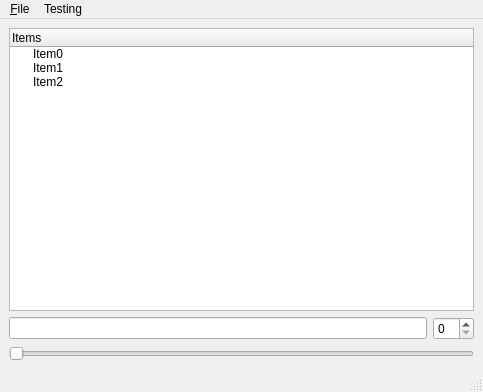
<?xml version="1.0" encoding="UTF-8"?>
<ui version="4.0">
 <class>TestingDemo</class>
 <widget class="QMainWindow" name="TestingDemo">
  <property name="geometry">
   <rect>
    <x>0</x>
    <y>0</y>
    <width>483</width>
    <height>392</height>
   </rect>
  </property>
  <property name="windowTitle">
   <string>MainWindow</string>
  </property>
  <widget class="QWidget" name="centralwidget">
   <layout class="QGridLayout" name="gridLayout">
    <item row="0" column="0" colspan="2">
     <widget class="QTreeWidget" name="treeWidget">
      <column>
       <property name="text">
        <string>Items</string>
       </property>
      </column>
      <item>
       <property name="text">
        <string>Item0</string>
       </property>
      </item>
      <item>
       <property name="text">
        <string>Item1</string>
       </property>
      </item>
      <item>
       <property name="text">
        <string>Item2</string>
       </property>
      </item>
     </widget>
    </item>
    <item row="1" column="0">
     <widget class="QLineEdit" name="lineEdit"/>
    </item>
    <item row="1" column="1">
     <widget class="QSpinBox" name="spinBox"/>
    </item>
    <item row="2" column="0" colspan="2">
     <widget class="QSlider" name="horizontalSlider">
      <property name="orientation">
       <enum>Qt::Horizontal</enum>
      </property>
     </widget>
    </item>
   </layout>
  </widget>
  <widget class="QMenuBar" name="menubar">
   <property name="geometry">
    <rect>
     <x>0</x>
     <y>0</y>
     <width>483</width>
     <height>22</height>
    </rect>
   </property>
   <widget class="QMenu" name="menu_File">
    <property name="title">
     <string>&amp;File</string>
    </property>
    <addaction name="actionOpen_Dialog"/>
    <addaction name="actionE_xit"/>
   </widget>
   <widget class="QMenu" name="menuTesting">
    <property name="title">
     <string>Testing</string>
    </property>
    <addaction name="actionRecord"/>
    <addaction name="actionPlay"/>
   </widget>
   <addaction name="menu_File"/>
   <addaction name="menuTesting"/>
  </widget>
  <widget class="QStatusBar" name="statusbar"/>
  <action name="actionOpen_Dialog">
   <property name="text">
    <string>Popup Dialog</string>
   </property>
  </action>
  <action name="actionE_xit">
   <property name="text">
    <string>E&amp;xit</string>
   </property>
  </action>
  <action name="actionRecord">
   <property name="text">
    <string>Record</string>
   </property>
  </action>
  <action name="actionPlay">
   <property name="text">
    <string>Play</string>
   </property>
  </action>
 </widget>
 <resources/>
 <connections>
  <connection>
   <sender>actionE_xit</sender>
   <signal>triggered()</signal>
   <receiver>TestingDemo</receiver>
   <slot>close()</slot>
   <hints>
    <hint type="sourcelabel">
     <x>-1</x>
     <y>-1</y>
    </hint>
    <hint type="destinationlabel">
     <x>241</x>
     <y>195</y>
    </hint>
   </hints>
  </connection>
 </connections>
</ui>
